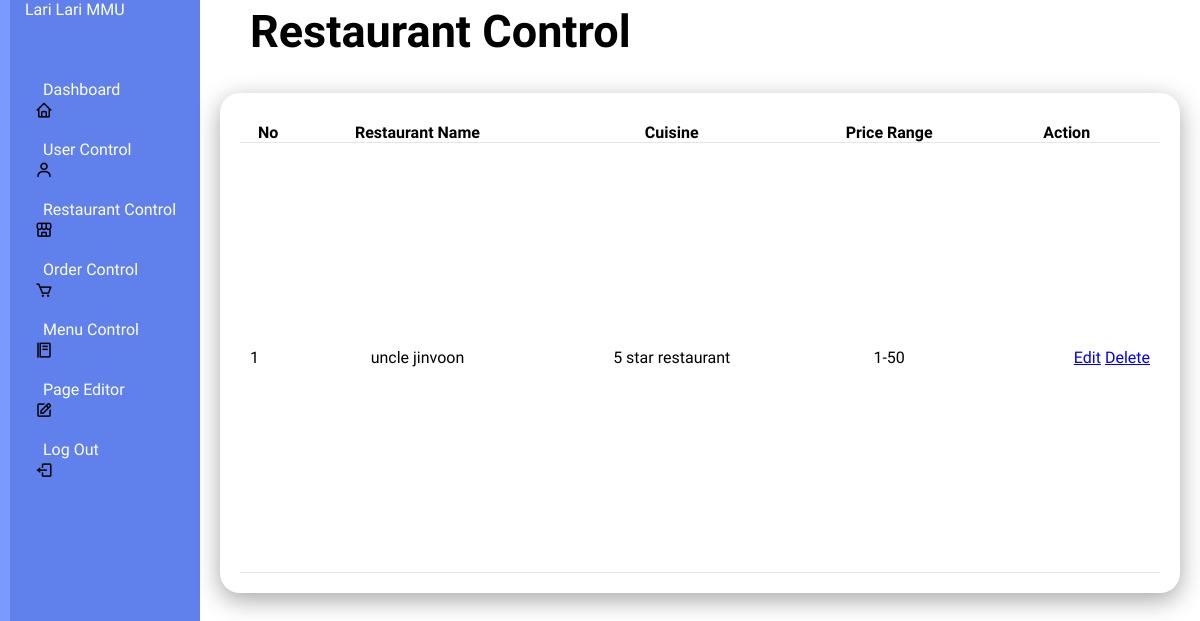
Before: /restaurantcontrol with the older database file.
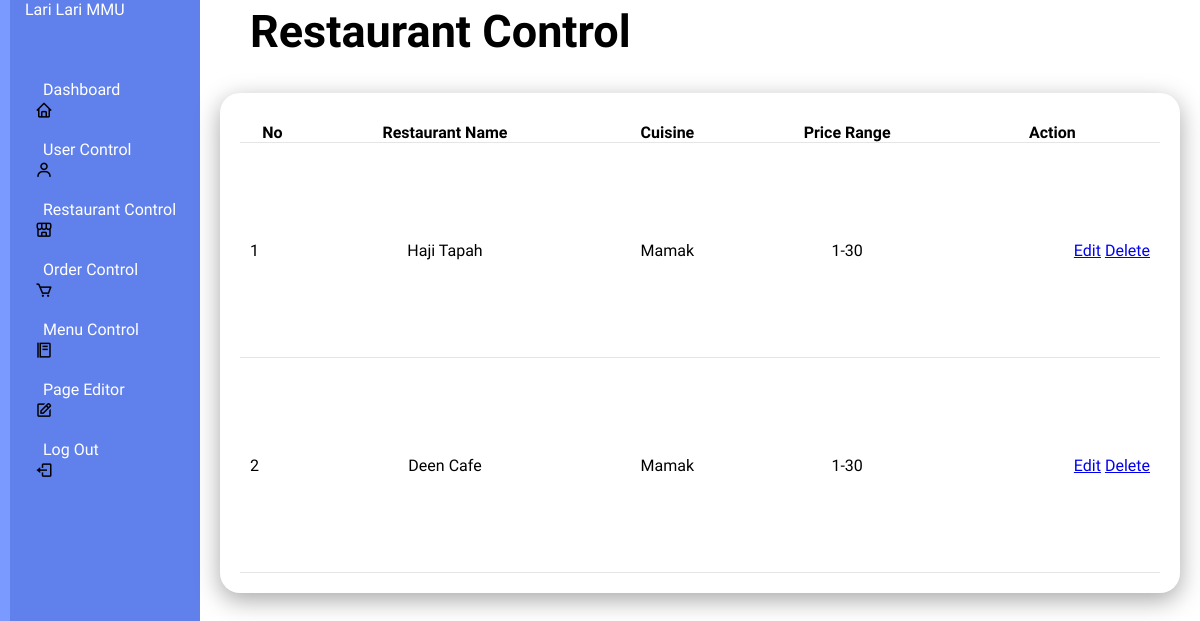
After: the same page with the newer database file.
### tables this page shows
CREATE TABLE restaurants (
            id INTEGER PRIMARY KEY AUTOINCREMENT,
            name TEXT NOT NULL UNIQUE,
            cuisine TEXT NOT NULL,
            price_range TEXT NOT NULL,
            owner_username TEXT NOT NULL,
            FOREIGN KEY (owner_username) REFERENCES users(username)
        );

### app.py (the view)
@app.route('/restaurantcontrol', methods=['GET'])
def restaurantcontrol():
    conn = get_db_connection()
    cursor = conn.cursor()
    query = """
        SELECT id, name, cuisine, price_range
        FROM restaurants
    """
    cursor.execute(query)
    restaurants = cursor.fetchall()
    conn.close()
    return render_template('restaurantcontrol.html', restaurants=restaurants)

### app.py (called while the page is built)
def get_db_connection():
    con = sqlite3.connect(os.path.join(os.path.dirname(__file__), 'database.db'))
    con.row_factory = sqlite3.Row
    return con

### templates/restaurantcontrol.html (shortened to what this page needs)
<!DOCTYPE html>
<html lang="en">
<head>
    <link rel="stylesheet" type="text/css" href="../static/style(admin2).css">
    <link rel="stylesheet" href="https://unpkg.com/boxicons@latest/css/boxicons.min.css">
        <link href="https://cdn.jsdelivr.net/npm/remixicon@4.3.0/fonts/remixicon.css" rel="stylesheet"/>
        <link rel="stylesheet" href="https://unpkg.com/aos@next/dist/aos.css" />
</head>
</head>
<body>
    <div class="admincontainer">
        <div class="navbar">
            <ul>
                <li><a href="#">Lari Lari MMU</a></li>
                <li><i class='bx bx-home'></i><a href="/admin">Dashboard</a></li>
                <li><i class='bx bx-user'></i><a href="/usercontrol">User Control</a></li>
                <li><i class='bx bx-store-alt'></i><a href="/restaurantcontrol">Restaurant Control</a></li>
                <li><i class='bx bx-cart'></i><a href="/ordercontrol">Order Control</a></li>
                <li><i class='bx bx-food-menu'></i><a href="/menucontrol">Menu Control</a></li>
                <li><i class='bx bx-edit'></i><a href="/pageEditor">Page Editor</a></li>
                <li><i class='bx bx-log-out'></i><a href="/logout">Log Out</a></li>
            </ul>
        </div>
    </div>
    <div class="admin-main">
        <div class="admin-header">
            <h2>Restaurant Control</h2>
        </div>
        <div class="admin-table">
            <div class="table-body">
                <table>
                    <thead>
                        <tr>
                            <th>No</th>
                            <th>Restaurant Name</th>
                            <th>Cuisine</th>
                            <th>Price Range</th>
                            <th>Action</th>
                        </tr>
                    </thead>
                    <tbody>
                        {% for restaurant in restaurants %}
                        <tr>
                            <td>{{ loop.index }}</td>
                            <td>{{ restaurant.name }}</td>
                            <td>{{ restaurant.cuisine }}</td>
                            <td>{{ restaurant.price_range }}</td>
                            <td class="actions">
                                <a href="{{ url_for('edit_restaurant', restaurant_id=restaurant.id) }}">Edit</a>
                                <a href="{{ url_for('delete_restaurant', restaurant_id=restaurant.id) }}" onclick="return confirm('Are you sure you want to delete this restaurant?')">Delete</a>
                            </td>
                        </tr>
                        {% endfor %}
                    </tbody>
                </table>
            </div>
        </div>
    </div>
</body>
</html>

Changed rows visible on the page:
changed restaurants: name "uncle jinvoon" → "Haji Tapah"; cuisine "5 star restaurant" → "Mamak"; price_range "1-50" → "1-30"
added restaurants: name "Deen Cafe", cuisine "Mamak", price_range "1-30"
